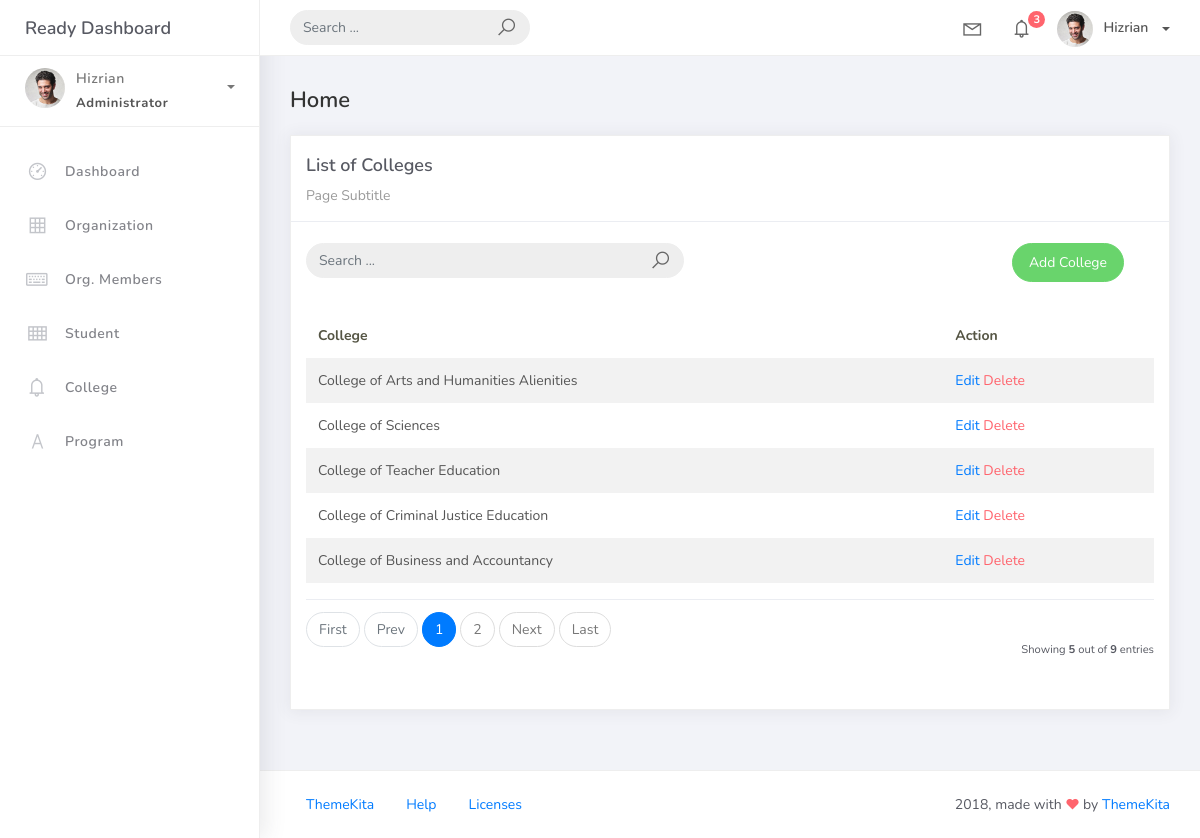
The page /college_list on the database as committed earlier.
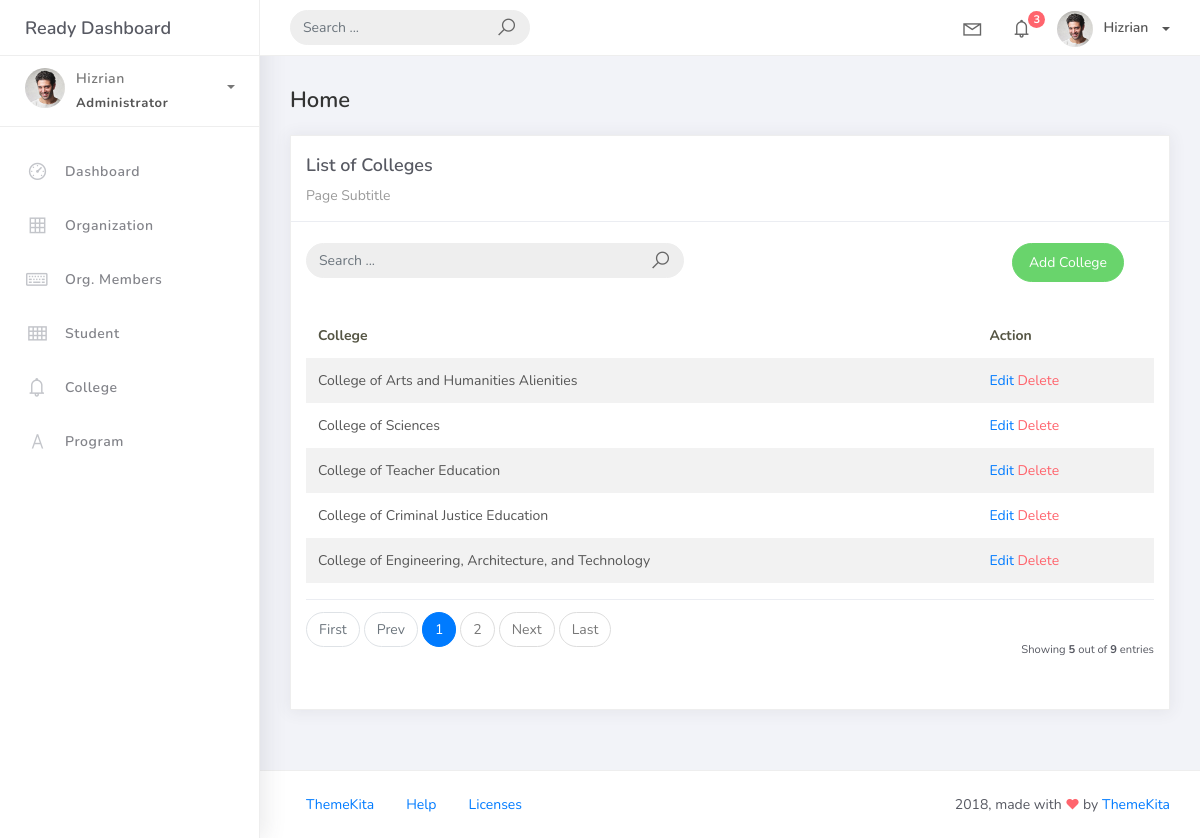
The same page on the database as committed later.
### studentorg/models.py (models this page shows, shortened)
class BaseModel(models.Model):
    created_at = models.DateTimeField(auto_now_add=True, db_index=True)
    updated_at = models.DateTimeField(auto_now=True)
    class Meta:
        abstract = True

class College(BaseModel):
    college_name = models.CharField(max_length=150)

### studentorg/views.py (the view)
# urls.py: path('college_list', CollegeList.as_view(), name='college-list'),
class CollegeList(ListView):
    model = College
    context_object_name = 'college'
    template_name = 'college_list.html'
    paginate_by = 5

### templates/college_list.html
{% extends 'base.html' %}
{% load static %}
{% block content %}
<div class="content">
   <div class="container-fluid">
     <h4 class="page-title">Home</h4>
     <div class="row">
       <div class="col-md-12">
         <div class="card">
           <div class="card-header">
             <div class="card-title">List of Colleges</div>
             <div class="card-category">Page Subtitle</div>
           </div>
           <br />
<div class="col-md-12 row">
 <div class="col-md-6">
  <form class="navbar-left navbar-form nav-search mr-md-3" action="">
          <div class="input-group">
           <input type="text" placeholder="Search ..." class="form-control" />
           <div class="input-group-append">
           <span class="input-group-text">
            <i class="la la-search search-icon"></i>
           </span>
           </div>
          </div>
         </form>
        </div>
        <div class="col-md-6">
         <div class="pull-right">
    <a href="{% url 'college-add' %}" class="btn btn-success btn-rounded">Add College</a>
         </div>
 </div>
</div>
           <div class="card-body">
             <table class="table table-striped mt-3">
               <thead>
                 <tr>
                   <th scope="col">College</th>
                   <th scope="col">Action</th>
                 </tr>
               </thead>
               <tbody>
                 {% for object in object_list %}
                 <tr>
                   <td>{{ object.college_name }}</td>
                   <td>
                    <a href="college_list/{{ object.id }}">Edit</a>
                    <a href="college_list/{{ object.id }}/delete" class="text-danger">Delete</a>
                  </td>
</tr>
{% empty %}
<tr>
 <td colspan="4" style="text-align: center">
  <p class="text-sm font-weight-bold mb-0">No Records Found</p>
 </td>
                 </tr>
                 {% endfor %}
               </tbody>
             </table>
             {% include 'includes/pagination.html' %}
           </div>
         </div>
       </div>
     </div>
   </div>
</div>
{% endblock %}

Rows that differ between the two databases and show on the page:
removed College: college_name "College of Business and Accountancy"
now on this page (row unchanged): College: college_name "College of Engineering, Architecture, and Technology"
